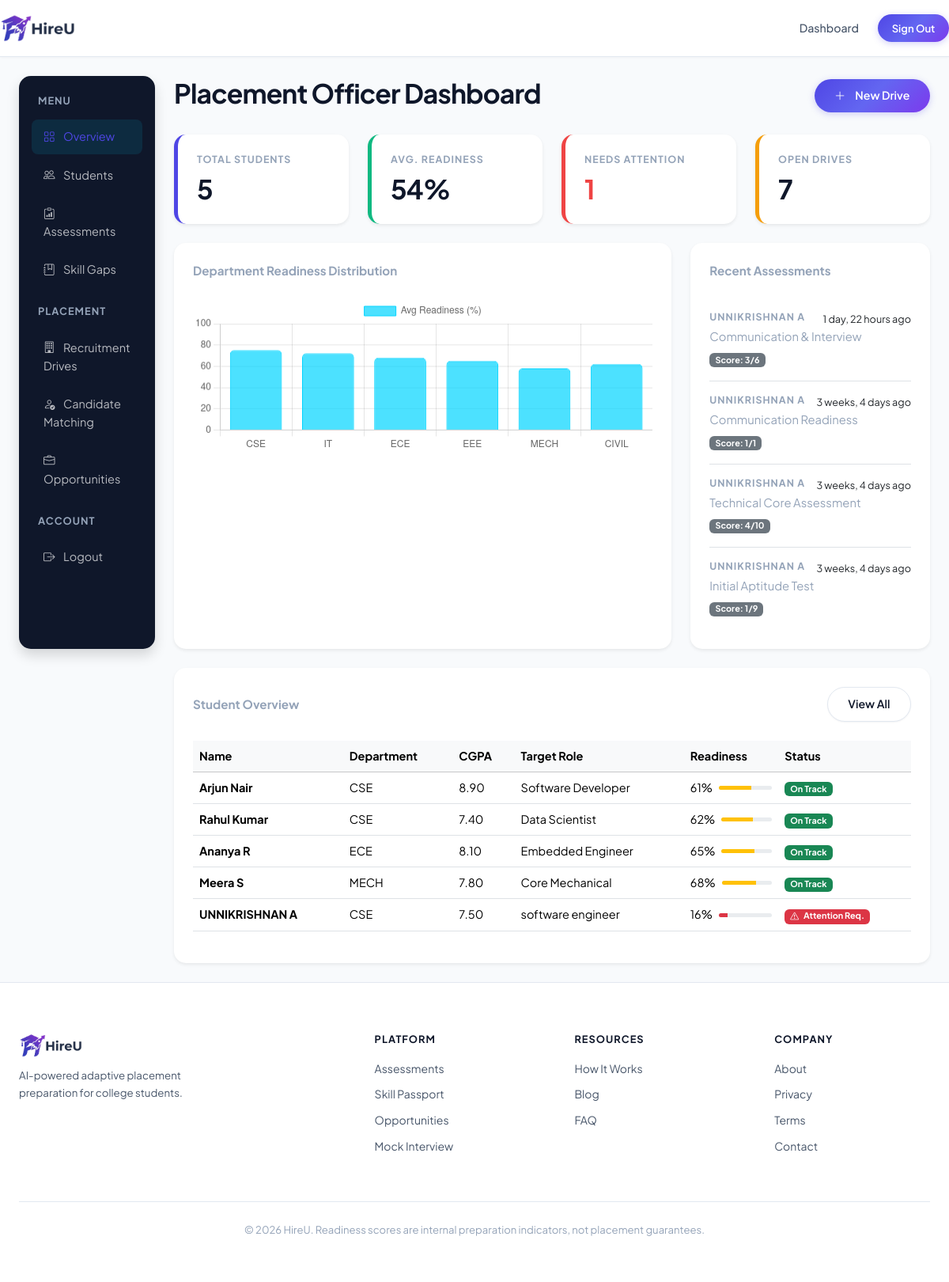
Screenshot of /analytics/officer/dashboard/ (signed in) with the database file from the repository.
### assessment/models.py (models this page shows, shortened)
class AssessmentAttempt(models.Model):
    user = models.ForeignKey(User, on_delete=models.CASCADE, related_name='assessment_attempts')
    assessment = models.ForeignKey(Assessment, on_delete=models.CASCADE)
    started_at = models.DateTimeField(auto_now_add=True)
    completed_at = models.DateTimeField(null=True, blank=True)
    score = models.IntegerField(default=0)
    max_score = models.IntegerField(default=0)

class Assessment(models.Model):
    ASSESSMENT_TYPES = (
        ('APTITUDE', 'Aptitude'),
        ('TECHNICAL', 'Technical Problem Solving'),
        ('COMMUNICATION', 'Communication & Interview'),
    )
    title = models.CharField(max_length=255)
    type = models.CharField(max_length=20, choices=ASSESSMENT_TYPES)
    description = models.TextField(blank=True, null=True)
    is_active = models.BooleanField(default=True)

### accounts/models.py (models this page shows, shortened)
class User(AbstractUser):
    ROLE_CHOICES = (
        ('STUDENT', 'Student'),
        ('OFFICER', 'Placement Officer'),
        ('COMPANY', 'Company/Recruiter'),
        ('ADMIN', 'Admin'),
    )
    role = models.CharField(max_length=10, choices=ROLE_CHOICES, default='STUDENT')
    phone = models.CharField(max_length=15, blank=True, null=True)

class StudentProfile(models.Model):
    user = models.OneToOneField(User, on_delete=models.CASCADE, related_name='student_profile')
    department = models.ForeignKey(Department, on_delete=models.SET_NULL, null=True, blank=True)
    year = models.IntegerField(blank=True, null=True)
    cgpa = models.DecimalField(max_digits=4, decimal_places=2, blank=True, null=True)
    backlogs = models.IntegerField(default=0)
    career_goal = models.CharField(max_length=255, blank=True, null=True)
    career_track = models.ForeignKey(CareerTrack, on_delete=models.SET_NULL, null=True, blank=True)
    target_companies = models.ManyToManyField(Company, blank=True)
    overall_readiness = models.IntegerField(default=0)
    onboarding_completed = models.BooleanField(default=False)

class Department(models.Model):
    name = models.CharField(max_length=100)
    code = models.CharField(max_length=10, unique=True)

### analytics/views.py (the view)
# urls.py: path('officer/dashboard/', views.officer_dashboard, name='officer_dashboard'),
@login_required
def officer_dashboard(request):
    if getattr(request.user, 'role', '') != 'OFFICER':
        return redirect('dashboard')
    students = StudentProfile.objects.all()
    total_students = students.count()
    total_readiness = sum(s.overall_readiness for s in students)
    avg_readiness = int(total_readiness / total_students) if total_students > 0 else 0
    at_risk = students.filter(overall_readiness__lt=40).count()
    open_drives = Opportunity.objects.filter(status='OPEN').count()
    recent_assessments = AssessmentAttempt.objects.order_by('-completed_at')[:5]
    context = {
        'total_students': total_students,
        'avg_readiness': avg_readiness,
        'at_risk': at_risk,
        'open_drives': open_drives,
        'students': students[:10], # Top 10 for preview
        'recent_assessments': recent_assessments,
    }
    return render(request, 'officer/dashboard.html', context)

### templates/officer/dashboard.html (shortened to what this page needs)
{% extends 'base.html' %}
{% block content %}
<div class="container-fluid py-4 px-4">
    <div class="row">
        <div class="col-md-3 col-lg-2 mb-4">
            <div class="sidebar p-3 shadow">
                <h6 class="text-uppercase text-muted fw-bold mb-3 px-2 mt-2" style="font-size: 0.8rem;">Menu</h6>
                <a href="#" class="sidebar-link active"><i class="bi bi-grid me-2"></i> Overview</a>
                <a href="#" class="sidebar-link"><i class="bi bi-people me-2"></i> Students</a>
                <a href="#" class="sidebar-link"><i class="bi bi-clipboard-data me-2"></i> Assessments</a>
                <a href="#" class="sidebar-link"><i class="bi bi-journal-bookmark me-2"></i> Skill Gaps</a>
                <h6 class="text-uppercase text-muted fw-bold mb-3 px-2 mt-4" style="font-size: 0.8rem;">Placement</h6>
                <a href="#" class="sidebar-link"><i class="bi bi-building me-2"></i> Recruitment Drives</a>
                <a href="#" class="sidebar-link"><i class="bi bi-person-check me-2"></i> Candidate Matching</a>
                <a href="#" class="sidebar-link"><i class="bi bi-briefcase me-2"></i> Opportunities</a>
                <h6 class="text-uppercase text-muted fw-bold mb-3 px-2 mt-4" style="font-size: 0.8rem;">Account</h6>
                <a href="{% url 'logout' %}" class="sidebar-link"><i class="bi bi-box-arrow-right me-2"></i> Logout</a>
            </div>
        </div>
        <div class="col-md-9 col-lg-10">
            <div class="d-flex justify-content-between align-items-center mb-4">
                <h2 style="color: var(--primary-navy); font-weight: 700;">Placement Officer Dashboard</h2>
                <button class="btn btn-premium"><i class="bi bi-plus-lg me-1"></i> New Drive</button>
            </div>
            <div class="row g-4 mb-4">
                <div class="col-md-3">
                    <div class="card border-0 shadow-sm" style="border-radius: 15px; border-left: 5px solid var(--accent-blue) !important;">
                        <div class="card-body p-4">
                            <h6 class="text-muted fw-bold">Total Students</h6>
                            <h2 class="fw-bold mb-0">{{ total_students }}</h2>
                        </div>
                    </div>
                </div>
                <div class="col-md-3">
                    <div class="card border-0 shadow-sm" style="border-radius: 15px; border-left: 5px solid var(--success-green) !important;">
                        <div class="card-body p-4">
                            <h6 class="text-muted fw-bold">Avg. Readiness</h6>
                            <h2 class="fw-bold mb-0">{{ avg_readiness }}%</h2>
                        </div>
                    </div>
                </div>
                <div class="col-md-3">
                    <div class="card border-0 shadow-sm" style="border-radius: 15px; border-left: 5px solid var(--danger-red) !important;">
                        <div class="card-body p-4">
                            <h6 class="text-muted fw-bold">Needs Attention</h6>
                            <h2 class="fw-bold mb-0 text-danger">{{ at_risk }}</h2>
                        </div>
                    </div>
                </div>
                <div class="col-md-3">
                    <div class="card border-0 shadow-sm" style="border-radius: 15px; border-left: 5px solid var(--warning-orange) !important;">
                        <div class="card-body p-4">
                            <h6 class="text-muted fw-bold">Open Drives</h6>
                            <h2 class="fw-bold mb-0">{{ open_drives }}</h2>
                        </div>
                    </div>
                </div>
            </div>
            <div class="row g-4">
                <div class="col-md-8">
                    <div class="card border-0 shadow-sm h-100" style="border-radius: 15px;">
                        <div class="card-body p-4">
                            <h5 class="fw-bold text-muted mb-4">Department Readiness Distribution</h5>
                            <canvas id="readinessChart" height="100"></canvas>
                        </div>
                    </div>
                </div>
                <div class="col-md-4">
                    <div class="card border-0 shadow-sm h-100" style="border-radius: 15px;">
                        <div class="card-body p-4">
                            <h5 class="fw-bold text-muted mb-4">Recent Assessments</h5>
                            <div class="list-group list-group-flush">
                                {% for attempt in recent_assessments %}
                                <div class="list-group-item px-0 py-3">
                                    <div class="d-flex w-100 justify-content-between">
                                        <h6 class="mb-1 fw-bold">{{ attempt.user.first_name }} {{ attempt.user.last_name }}</h6>
                                        <small>{{ attempt.completed_at|timesince }} ago</small>
                                    </div>
                                    <p class="mb-1 text-muted">{{ attempt.assessment.title }}</p>
                                    <small class="badge bg-secondary">Score: {{ attempt.score }}/{{ attempt.max_score }}</small>
                                </div>
                                {% empty %}
                                <p class="text-muted">No recent assessments.</p>
                                {% endfor %}
                            </div>
                        </div>
                    </div>
                </div>
            </div>
            <div class="card border-0 shadow-sm mt-4" style="border-radius: 15px;">
                <div class="card-body p-4">
                    <div class="d-flex justify-content-between align-items-center mb-4">
                        <h5 class="fw-bold text-muted mb-0">Student Overview</h5>
                        <a href="#" class="btn btn-sm btn-outline-premium">View All</a>
                    </div>
                    <div class="table-responsive">
                        <table class="table table-hover align-middle">
                            <thead class="table-light">
                                <tr>
                                    <th>Name</th>
                                    <th>Department</th>
                                    <th>CGPA</th>
                                    <th>Target Role</th>
                                    <th>Readiness</th>
                                    <th>Status</th>
                                </tr>
                            </thead>
                            <tbody>
                                {% for student in students %}
                                <tr>
                                    <td class="fw-bold">{{ student.user.get_full_name|default:student.user.username }}</td>
                                    <td>{{ student.department.code }}</td>
                                    <td>{{ student.cgpa|default:"N/A" }}</td>
                                    <td>{{ student.career_goal }}</td>
                                    <td>
                                        <div class="d-flex align-items-center">
                                            <span class="me-2">{{ student.overall_readiness }}%</span>
                                            <div class="progress flex-grow-1" style="height: 5px;">
                                                <div class="progress-bar {% if student.overall_readiness >= 70 %}bg-success{% elif student.overall_readiness >= 40 %}bg-warning{% else %}bg-danger{% endif %}" style="width: {{ student.overall_readiness }}%"></div>
                                            </div>
                                        </div>
                                    </td>
                                    <td>
                                        {% if student.overall_readiness < 40 %}
                                            <span class="badge bg-danger"><i class="bi bi-exclamation-triangle me-1"></i> Attention Req.</span>
                                        {% else %}
                                            <span class="badge bg-success">On Track</span>
                                        {% endif %}
                                    </td>
                                </tr>
                                {% empty %}
                                <tr>
                                    <td colspan="6" class="text-center py-4 text-muted">No students found.</td>
                                </tr>
                                {% endfor %}
                            </tbody>
                        </table>
                    </div>
                </div>
            </div>
        </div>
    </div>
</div>
<link rel="stylesheet" href="https://cdn.jsdelivr.net/npm/bootstrap-icons@1.11.1/font/bootstrap-icons.css">
<script>
    document.addEventListener("DOMContentLoaded", function() {
        const ctx = document.getElementById('readinessChart').getContext('2d');
        new Chart(ctx, {
            type: 'bar',
            data: {
                labels: ['CSE', 'IT', 'ECE', 'EEE', 'MECH', 'CIVIL'],
                datasets: [{
                    label: 'Avg Readiness (%)',
                    data: [75, 72, 68, 65, 58, 62], // Mock data for MVP
                    backgroundColor: 'rgba(0, 212, 255, 0.7)',
                    borderColor: 'rgba(0, 212, 255, 1)',
                    borderWidth: 1,
                    borderRadius: 5
                }]
            },
            options: {
                responsive: true,
                scales: {
                    y: {
                        beginAtZero: true,
                        max: 100
                    }
                }
            }
        });
    });
</script>
{% endblock %}

### templates/base.html (shortened to what this page needs)
{% load static %}
<!DOCTYPE html>
<html lang="en">
<head>
  <link href="https://cdn.jsdelivr.net/npm/bootstrap@5.3.2/dist/css/bootstrap.min.css" rel="stylesheet">
  <link href="https://cdn.jsdelivr.net/npm/bootstrap-icons@1.11.2/font/bootstrap-icons.css" rel="stylesheet">
  <link href="{% static 'css/style.css' %}?v=clean_ui_v6" rel="stylesheet">
</head>
<body>
<nav class="lp-nav">
  <a href="/" class="topnav-brand" style="gap:.6rem;text-decoration:none;">
    <img src="{% static 'images/logo_new.png' %}" alt="HireU" style="height:36px;width:auto;object-fit:contain;display:block;">
  </a>
  <div style="display:flex;gap:.5rem;align-items:center;margin-left:auto;">
    {% if request.user.is_authenticated %}
      <a href="{% url 'dashboard' %}" class="btn-ghost-pro">Dashboard</a>
      <a href="{% url 'logout' %}" class="btn-primary-pro btn-sm">Sign Out</a>
    {% else %}
      <a href="{% url 'login' %}"    class="btn-ghost-pro">Sign In</a>
      <a href="{% url 'register' %}" class="btn-primary-pro btn-sm">Join Free</a>
    {% endif %}
  </div>
</nav>
{% block content %}{% endblock %}
<footer class="lp-footer">
  <div class="lp-footer-inner">
    <div class="lp-footer-grid">
      <div>
        <img src="{% static 'images/logo_new.png' %}" alt="HireU" style="height:30px;width:auto;margin-bottom:.75rem;object-fit:contain;display:block;">
        <p style="font-size:.83rem;color:var(--text-secondary);line-height:1.7;max-width:240px;">
          AI-powered adaptive placement preparation for college students.
        </p>
      </div>
      <div>
        <h6>Platform</h6>
        <a href="{% url 'assessments' %}">Assessments</a>
        <a href="{% url 'skill_passport' %}">Skill Passport</a>
        <a href="{% url 'opportunity_hub' %}">Opportunities</a>
        <a href="{% url 'mock_interview' %}">Mock Interview</a>
      </div>
      <div>
        <h6>Resources</h6>
        <a href="#">How It Works</a>
        <a href="#">Blog</a>
        <a href="#">FAQ</a>
      </div>
      <div>
        <h6>Company</h6>
        <a href="#">About</a>
        <a href="#">Privacy</a>
        <a href="#">Terms</a>
        <a href="#">Contact</a>
      </div>
    </div>
    <p class="lp-footer-copy">&copy; 2026 HireU. Readiness scores are internal preparation indicators, not placement guarantees.</p>
  </div>
</footer>
</body>
</html>

### templates/officer/dashboard.html (style rules this page uses)
.sidebar { background-color: var(--primary-navy); min-height: calc(100vh - 76px); border-radius: 15px; }
.sidebar-link { color: rgba(255,255,255,0.7); text-decoration: none; padding: 10px 15px; display: block; border-radius: 8px; margin-bottom: 5px; transition: all 0.2s; }
.sidebar-link:hover, .sidebar-link.active { background-color: rgba(0, 212, 255, 0.1); color: var(--accent-blue); }

### rows the page displays
AssessmentAttempt: user.first_name "UNNIKRISHNAN", user.last_name "A", completed_at "1 day, 22 hours", assessment "Communication & Interview", score "3", max_score "6"
AssessmentAttempt: user.first_name "UNNIKRISHNAN", user.last_name "A", completed_at "3 weeks, 4 days", assessment "Communication Readiness", score "1", max_score "1"
AssessmentAttempt: user.first_name "UNNIKRISHNAN", user.last_name "A", completed_at "3 weeks, 4 days", assessment "Technical Core Assessment", score "4", max_score "10"
AssessmentAttempt: user.first_name "UNNIKRISHNAN", user.last_name "A", completed_at "3 weeks, 4 days", assessment "Initial Aptitude Test", score "1", max_score "9"
StudentProfile: user.get_full_name "Arjun Nair", department.code "CSE", cgpa "8.90", career_goal "Software Developer", overall_readiness "61", shows "On Track"
StudentProfile: user.get_full_name "Rahul Kumar", department.code "CSE", cgpa "7.40", career_goal "Data Scientist", overall_readiness "62", shows "On Track"
StudentProfile: user.get_full_name "Ananya R", department.code "ECE", cgpa "8.10", career_goal "Embedded Engineer", overall_readiness "65", shows "On Track"
StudentProfile: user.get_full_name "Meera S", department.code "MECH", cgpa "7.80", career_goal "Core Mechanical", overall_readiness "68", shows "On Track"
StudentProfile: user.get_full_name "UNNIKRISHNAN A", department.code "CSE", cgpa "7.50", career_goal "software engineer", overall_readiness "16", shows "Attention Req."

### other values shown
{{ total_students }} "5"
{{ avg_readiness }} "54"
{{ at_risk }} "1"
{{ open_drives }} "7"
